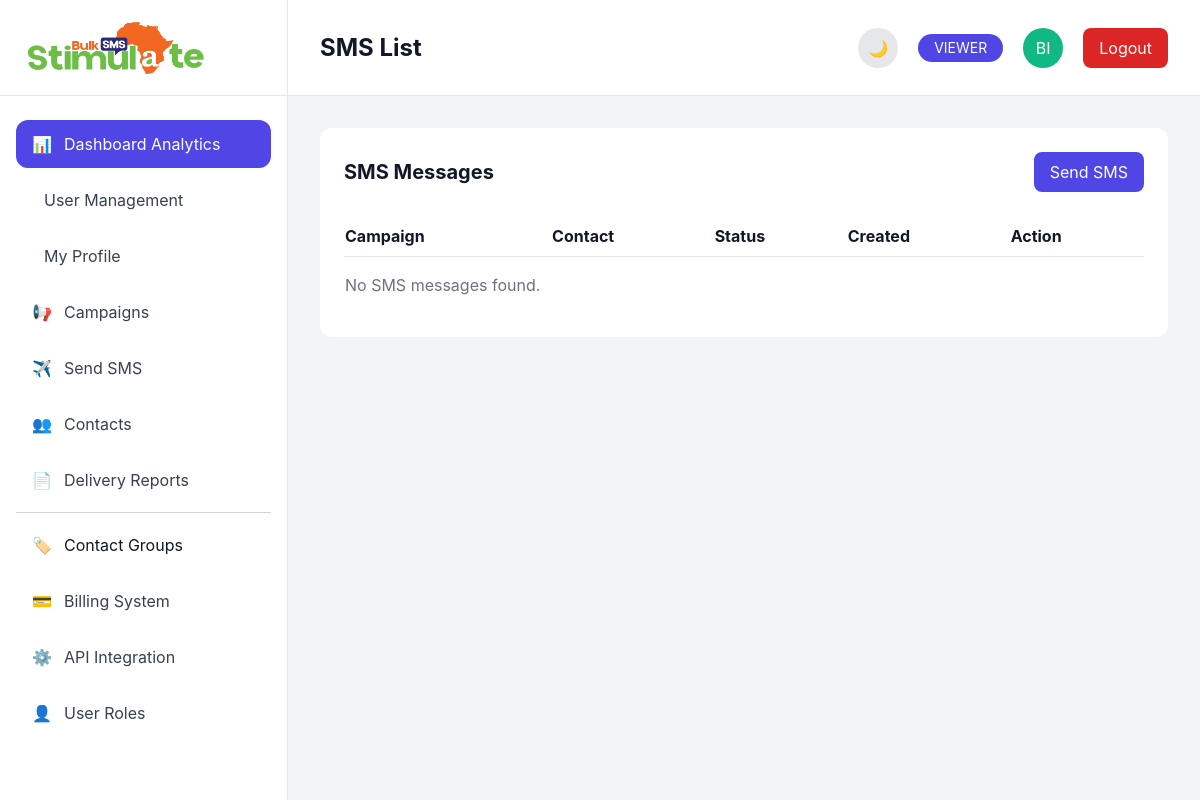
Page /sms/ (signed in) on the earlier database version.
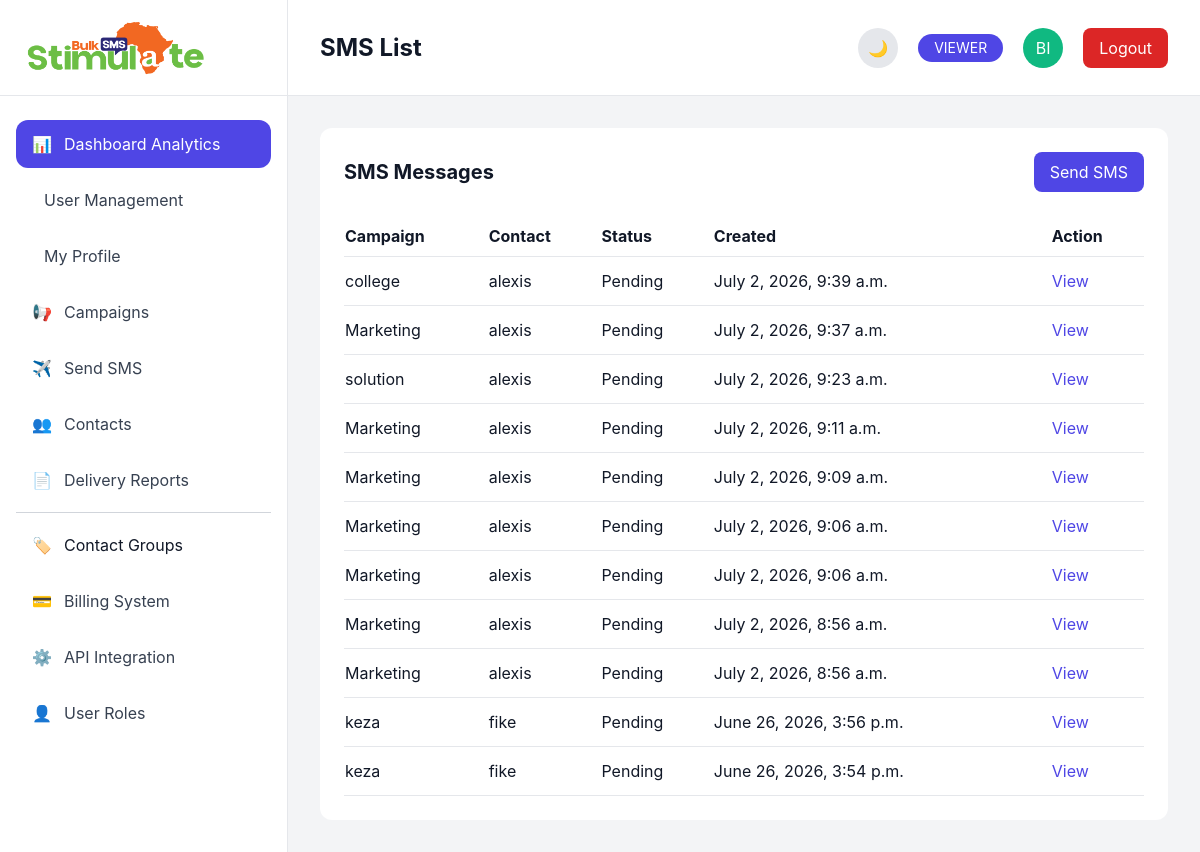
Same page on the later database version.
### sms/models.py (models this page shows, shortened)
class SMSMessage(models.Model):
    STATUS_CHOICES = [
        ('pending', 'Pending'),
        ('sent', 'Sent'),
        ('failed', 'Failed'),
    ]
    campaign = models.ForeignKey(
        Campaign,
        on_delete=models.CASCADE
    )
    contact = models.ForeignKey(
        Contact,
        on_delete=models.CASCADE
    )
    message = models.TextField()
    status = models.CharField(
        max_length=20,
        choices=STATUS_CHOICES,
        default='pending'
    )
    created_at = models.DateTimeField(
        auto_now_add=True
    )
    sent_at = models.DateTimeField(
        null=True,
        blank=True
    )

### campaigns/models.py (models this page shows)
class Campaign(models.Model):
    STATUS_CHOICES = [
        ('draft', 'Draft'),
        ('scheduled', 'Scheduled'),
        ('sent', 'Sent'),
    ]
    name = models.CharField(
        max_length=255
    )
    message = models.TextField()
    target_groups = models.ManyToManyField(
        ContactGroup,
        blank=True
    )
    status = models.CharField(
        max_length=20,
        choices=STATUS_CHOICES,
        default='draft'
    )
    created_at = models.DateTimeField(
        auto_now_add=True
    )
    updated_at = models.DateTimeField(
        auto_now=True
    )
    def __str__(self):
        return self.name

### contacts/models.py (models this page shows)
class Contact(models.Model):
    first_name = models.CharField(max_length=100)
    last_name = models.CharField(max_length=100, blank=True)
    phone_number = models.CharField(max_length=20, unique=True)
    email = models.EmailField(blank=True)
    def __str__(self):
        return self.first_name

### sms/views.py (the view)
# urls.py: path('', views.sms_list, name='sms_list'),
@login_required
def sms_list(request):
    sms_messages = SMSMessage.objects.all().order_by('-created_at')
    return render(
        request,
        'sms/sms_list.html',
        {
            'sms_messages': sms_messages
        }
    )

### templates/sms/sms_list.html
{% extends 'base.html' %}
{% block page_title %}
SMS List
{% endblock %}
{% block content %}
<div class="bg-white dark:bg-[#172033] rounded-xl p-6">
    <div class="flex items-center justify-between mb-6">
        <h2 class="text-xl font-bold">SMS Messages</h2>
        <a href="{% url 'sms:send_sms' %}" class="bg-primary text-white px-4 py-2 rounded-lg">
            Send SMS
        </a>
    </div>
    <div class="overflow-x-auto">
        <table class="w-full">
            <thead>
                <tr class="border-b">
                    <th class="text-left py-2">Campaign</th>
                    <th class="text-left py-2">Contact</th>
                    <th class="text-left py-2">Status</th>
                    <th class="text-left py-2">Created</th>
                    <th class="text-left py-2">Action</th>
                </tr>
            </thead>
            <tbody>
                {% for sms in sms_messages %}
                <tr class="border-b">
                    <td class="py-3">{{ sms.campaign }}</td>
                    <td class="py-3">{{ sms.contact }}</td>
                    <td class="py-3">{{ sms.get_status_display }}</td>
                    <td class="py-3">{{ sms.created_at }}</td>
                    <td class="py-3">
                        <a href="{% url 'sms:sms_detail' sms.id %}" class="text-primary hover:underline">
                            View
                        </a>
                    </td>
                </tr>
                {% empty %}
                <tr>
                    <td colspan="5" class="py-4 text-gray-500">No SMS messages found.</td>
                </tr>
                {% endfor %}
            </tbody>
        </table>
    </div>
</div>
{% endblock %}

Differences in the rows shown:
added SMSMessage: campaign "college", contact "alexis", status "Pending", created_at "July 2, 2026, 9:39 a.m."
added SMSMessage: campaign "Marketing", contact "alexis", status "Pending", created_at "July 2, 2026, 9:37 a.m."
added SMSMessage: campaign "solution", contact "alexis", status "Pending", created_at "July 2, 2026, 9:23 a.m."
added SMSMessage: campaign "Marketing", contact "alexis", status "Pending", created_at "July 2, 2026, 9:11 a.m."
added SMSMessage: campaign "Marketing", contact "alexis", status "Pending", created_at "July 2, 2026, 9:09 a.m."
added SMSMessage: campaign "Marketing", contact "alexis", status "Pending", created_at "July 2, 2026, 9:06 a.m."
added SMSMessage: campaign "Marketing", contact "alexis", status "Pending", created_at "July 2, 2026, 9:06 a.m."
added SMSMessage: campaign "Marketing", contact "alexis", status "Pending", created_at "July 2, 2026, 8:56 a.m."
added SMSMessage: campaign "Marketing", contact "alexis", status "Pending", created_at "July 2, 2026, 8:56 a.m."
added SMSMessage: campaign "keza", contact "fike", status "Pending", created_at "June 26, 2026, 3:56 p.m."
added SMSMessage: campaign "keza", contact "fike", status "Pending", created_at "June 26, 2026, 3:54 p.m."
Other differences:
text no longer shown: "No SMS messages found."
